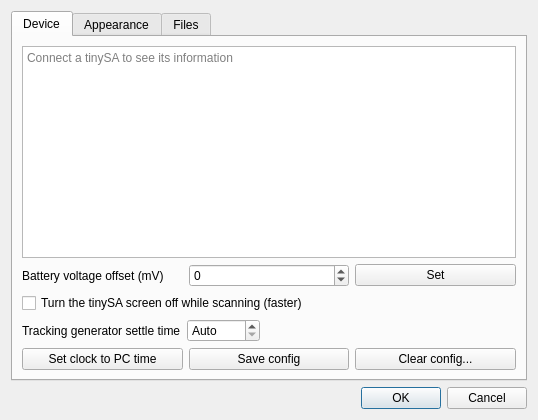
<?xml version="1.0" encoding="UTF-8"?>
<ui version="4.0">
 <class>SettingsDialog</class>
 <widget class="QDialog" name="SettingsDialog">
  <property name="geometry">
   <rect>
    <x>0</x>
    <y>0</y>
    <width>460</width>
    <height>420</height>
   </rect>
  </property>
  <property name="windowTitle">
   <string>Settings</string>
  </property>
  <layout class="QVBoxLayout" name="settingsLayout">
   <item>
    <widget class="QTabWidget" name="settingsTabs">
     <property name="currentIndex">
      <number>0</number>
     </property>
     <widget class="QWidget" name="deviceTab">
      <attribute name="title">
       <string>Device</string>
      </attribute>
      <layout class="QVBoxLayout" name="deviceTabLayout">
       <item>
        <widget class="QPlainTextEdit" name="infoText">
         <property name="readOnly">
          <bool>true</bool>
         </property>
         <property name="placeholderText">
          <string>Connect a tinySA to see its information</string>
         </property>
        </widget>
       </item>
       <item>
        <layout class="QHBoxLayout" name="vbatLayout">
         <item>
          <widget class="QLabel" name="vbatOffsetLabel">
           <property name="text">
            <string>Battery voltage offset (mV)</string>
           </property>
          </widget>
         </item>
         <item>
          <widget class="QSpinBox" name="vbatOffsetSpin">
           <property name="minimum">
            <number>-1000</number>
           </property>
           <property name="maximum">
            <number>1000</number>
           </property>
          </widget>
         </item>
         <item>
          <widget class="QPushButton" name="vbatOffsetButton">
           <property name="toolTip">
            <string>Send the offset to the tinySA (Save config keeps it)</string>
           </property>
           <property name="text">
            <string>Set</string>
           </property>
          </widget>
         </item>
        </layout>
       </item>
       <item>
        <widget class="QCheckBox" name="screenOffCheck">
         <property name="toolTip">
          <string>The tinySA then does not redraw its screen after every command, which makes scanning faster. Touch the tinySA to get its screen back (this stops the scan). A tracking generator's screen is off the whole time it is connected. Needs tinySA Ultra firmware v1.4-314 or newer.</string>
         </property>
         <property name="text">
          <string>Turn the tinySA screen off while scanning (faster)</string>
         </property>
        </widget>
       </item>
       <item>
        <layout class="QHBoxLayout" name="trackSettleLayout">
         <item>
          <widget class="QLabel" name="trackSettleLabel">
           <property name="text">
            <string>Tracking generator settle time</string>
           </property>
          </widget>
         </item>
         <item>
          <widget class="QSpinBox" name="trackSettleSpin">
           <property name="toolTip">
            <string>Wait between tuning the tracking generator and measuring. Auto: 10 ms when its screen is off (tinySA Ultra firmware with `ui`), 60 ms where its output changes path (823 MHz, 1.13 GHz), 150 ms with its screen on</string>
           </property>
           <property name="specialValueText">
            <string>Auto</string>
           </property>
           <property name="suffix">
            <string> ms</string>
           </property>
           <property name="minimum">
            <number>-1</number>
           </property>
           <property name="maximum">
            <number>5000</number>
           </property>
           <property name="value">
            <number>-1</number>
           </property>
          </widget>
         </item>
         <item>
          <spacer name="trackSettleSpacer">
           <property name="orientation">
            <enum>Qt::Orientation::Horizontal</enum>
           </property>
           <property name="sizeHint" stdset="0">
            <size>
             <width>40</width>
             <height>20</height>
            </size>
           </property>
          </spacer>
         </item>
        </layout>
       </item>
       <item>
        <layout class="QHBoxLayout" name="deviceButtons">
         <item>
          <widget class="QPushButton" name="setTimeButton">
           <property name="toolTip">
            <string>Set the tinySA clock to the PC's date and time</string>
           </property>
           <property name="text">
            <string>Set clock to PC time</string>
           </property>
          </widget>
         </item>
         <item>
          <widget class="QPushButton" name="saveConfigButton">
           <property name="toolTip">
            <string>Store the tinySA configuration permanently</string>
           </property>
           <property name="text">
            <string>Save config</string>
           </property>
          </widget>
         </item>
         <item>
          <widget class="QPushButton" name="clearConfigButton">
           <property name="toolTip">
            <string>Reset the tinySA configuration to factory defaults</string>
           </property>
           <property name="text">
            <string>Clear config...</string>
           </property>
          </widget>
         </item>
        </layout>
       </item>
      </layout>
     </widget>
     <widget class="QWidget" name="appearanceTab">
      <attribute name="title">
       <string>Appearance</string>
      </attribute>
      <layout class="QGridLayout" name="appearanceLayout">
       <item row="0" column="0">
        <widget class="QLabel" name="schemeLabel">
         <property name="text">
          <string>Application</string>
         </property>
        </widget>
       </item>
       <item row="0" column="1" colspan="2">
        <widget class="QComboBox" name="schemeCombo">
         <item>
          <property name="text">
           <string>System colours</string>
          </property>
         </item>
         <item>
          <property name="text">
           <string>Light</string>
          </property>
         </item>
         <item>
          <property name="text">
           <string>Dark</string>
          </property>
         </item>
        </widget>
       </item>
       <item row="1" column="0" colspan="3">
        <widget class="QGroupBox" name="coloursGroup">
         <property name="title">
          <string>Graph colours (click to change)</string>
         </property>
         <layout class="QGridLayout" name="coloursLayout">
          <item row="0" column="0">
           <widget class="QPushButton" name="backgroundColour">
            <property name="text">
             <string>Background</string>
            </property>
           </widget>
          </item>
          <item row="0" column="1">
           <widget class="QPushButton" name="gridColour">
            <property name="text">
             <string>Grid</string>
            </property>
           </widget>
          </item>
          <item row="0" column="2">
           <widget class="QPushButton" name="textColour">
            <property name="text">
             <string>Text</string>
            </property>
           </widget>
          </item>
          <item row="1" column="0">
           <widget class="QPushButton" name="liveColour">
            <property name="text">
             <string>Live</string>
            </property>
           </widget>
          </item>
          <item row="1" column="1">
           <widget class="QPushButton" name="m1Colour">
            <property name="text">
             <string>M1</string>
            </property>
           </widget>
          </item>
          <item row="1" column="2">
           <widget class="QPushButton" name="m2Colour">
            <property name="text">
             <string>M2</string>
            </property>
           </widget>
          </item>
          <item row="2" column="0">
           <widget class="QPushButton" name="m3Colour">
            <property name="text">
             <string>M3</string>
            </property>
           </widget>
          </item>
          <item row="2" column="1">
           <widget class="QPushButton" name="markerColour">
            <property name="text">
             <string>Marker</string>
            </property>
           </widget>
          </item>
          <item row="2" column="2">
           <widget class="QPushButton" name="selectedColour">
            <property name="text">
             <string>Selected</string>
            </property>
           </widget>
          </item>
         </layout>
        </widget>
       </item>
       <item row="2" column="0">
        <widget class="QLabel" name="lineWidthLabel">
         <property name="text">
          <string>Trace width</string>
         </property>
        </widget>
       </item>
       <item row="2" column="1">
        <widget class="QSpinBox" name="lineWidthSpin">
         <property name="minimum">
          <number>1</number>
         </property>
         <property name="maximum">
          <number>4</number>
         </property>
        </widget>
       </item>
       <item row="3" column="0">
        <widget class="QLabel" name="fontSizeLabel">
         <property name="text">
          <string>Text size (pt)</string>
         </property>
        </widget>
       </item>
       <item row="3" column="1">
        <widget class="QSpinBox" name="fontSizeSpin">
         <property name="minimum">
          <number>6</number>
         </property>
         <property name="maximum">
          <number>20</number>
         </property>
        </widget>
       </item>
       <item row="4" column="0" colspan="3">
        <layout class="QHBoxLayout" name="presetLayout">
         <item>
          <widget class="QPushButton" name="darkPresetButton">
           <property name="text">
            <string>Dark graph</string>
           </property>
          </widget>
         </item>
         <item>
          <widget class="QPushButton" name="lightPresetButton">
           <property name="text">
            <string>Light graph</string>
           </property>
          </widget>
         </item>
        </layout>
       </item>
       <item row="5" column="0">
        <spacer name="appearanceSpacer">
         <property name="orientation">
          <enum>Qt::Orientation::Vertical</enum>
         </property>
         <property name="sizeHint" stdset="0">
          <size>
           <width>0</width>
           <height>10</height>
          </size>
         </property>
        </spacer>
       </item>
      </layout>
     </widget>
     <widget class="QWidget" name="filesTab">
      <attribute name="title">
       <string>Files</string>
      </attribute>
      <layout class="QFormLayout" name="filesLayout">
       <item row="0" column="0">
        <widget class="QLabel" name="recordFolderLabel">
         <property name="text">
          <string>Record / save folder</string>
         </property>
        </widget>
       </item>
       <item row="0" column="1">
        <layout class="QHBoxLayout" name="recordFolderLayout">
         <item>
          <widget class="QLineEdit" name="recordFolderEdit"/>
         </item>
         <item>
          <widget class="QPushButton" name="browseFolderButton">
           <property name="text">
            <string>Browse...</string>
           </property>
          </widget>
         </item>
        </layout>
       </item>
       <item row="1" column="0">
        <widget class="QLabel" name="csvSeparatorLabel">
         <property name="text">
          <string>CSV field separator</string>
         </property>
        </widget>
       </item>
       <item row="1" column="1">
        <widget class="QComboBox" name="csvSeparatorCombo">
         <item>
          <property name="text">
           <string>; semicolon</string>
          </property>
         </item>
         <item>
          <property name="text">
           <string>, comma</string>
          </property>
         </item>
         <item>
          <property name="text">
           <string>Tab</string>
          </property>
         </item>
        </widget>
       </item>
       <item row="2" column="1">
        <widget class="QCheckBox" name="decimalCommaCheck">
         <property name="text">
          <string>Decimal comma in CSV levels (1,5 instead of 1.5)</string>
         </property>
        </widget>
       </item>
       <item row="3" column="1">
        <widget class="QCheckBox" name="mhzCsvCheck">
         <property name="text">
          <string>MHz CSV for wireless managers (Wireless Workbench and others)</string>
         </property>
         <property name="toolTip">
          <string>Rows as "433.920000,-85.25" without header lines, as the tinySA's MHz CSV</string>
         </property>
        </widget>
       </item>
      </layout>
     </widget>
    </widget>
   </item>
   <item>
    <widget class="QDialogButtonBox" name="buttonBox">
     <property name="standardButtons">
      <set>QDialogButtonBox::StandardButton::Cancel|QDialogButtonBox::StandardButton::Ok</set>
     </property>
    </widget>
   </item>
  </layout>
 </widget>
 <resources/>
 <connections>
  <connection>
   <sender>buttonBox</sender>
   <signal>accepted()</signal>
   <receiver>SettingsDialog</receiver>
   <slot>accept()</slot>
  </connection>
  <connection>
   <sender>buttonBox</sender>
   <signal>rejected()</signal>
   <receiver>SettingsDialog</receiver>
   <slot>reject()</slot>
  </connection>
 </connections>
</ui>
